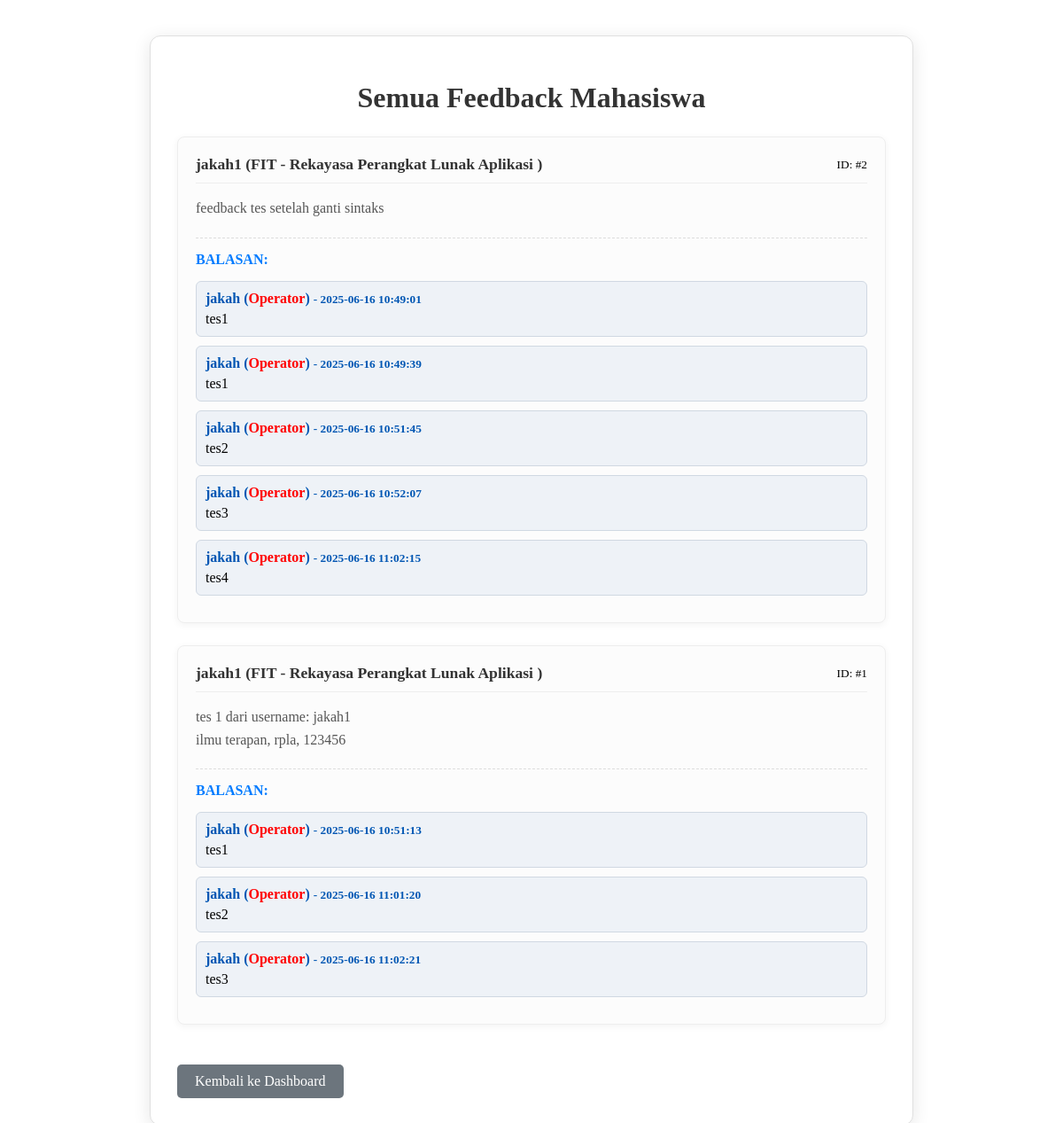
Page /php/feedbacksayaa.php (signed in) on the committed database.
### tables this page shows
CREATE TABLE `feeback` (
  `id` int(11) NOT NULL,
  `nama` varchar(100) NOT NULL,
  `fakultas` varchar(100) NOT NULL,
  `prodi` varchar(100) NOT NULL,
  `feedback` text DEFAULT NULL,
  `reply` text DEFAULT NULL
);

CREATE TABLE `feedback_replies` (
  `id` int(11) NOT NULL,
  `feedback_id` int(11) NOT NULL,
  `user_id` int(11) NOT NULL,
  `username_replier` varchar(50) NOT NULL,
  `role_replier` varchar(50) NOT NULL,
  `reply_text` text DEFAULT NULL,
  `created_at` timestamp NOT NULL DEFAULT current_timestamp()
);

### php/feedbacksayaa.php (the view, shortened to what this page needs)
<?php
require_once "koneksi.php";
$sql_all_feedback = "SELECT id, nama, fakultas, prodi, feedback FROM feeback ORDER BY id DESC";
$result_all_feedback = mysqli_query($conn, $sql_all_feedback);
?>
<!DOCTYPE html>
<html lang="id">
<head>
    <link rel="stylesheet" href="../css/feedbacksayaa.css">
</head>
<body>
    <div class="feedback-container-wrapper">
        <h1 class="feedback-list-header">Semua Feedback Mahasiswa</h1>
        <?php if (mysqli_num_rows($result_all_feedback) > 0): ?>
            <?php while ($feedback_row = mysqli_fetch_assoc($result_all_feedback)): ?>
                <div class="feedback-item">
                    <div class="feedback-header">
                        <div class="info">
                            <?php echo htmlspecialchars($feedback_row['nama']); ?> (<?php echo htmlspecialchars($feedback_row['fakultas']); ?> - <?php echo htmlspecialchars($feedback_row['prodi']); ?>)
                        </div>
                        <small>ID: #<?php echo htmlspecialchars($feedback_row['id']); ?></small>
                    </div>
                    <div class="feedback-body">
                        <?php echo nl2br(htmlspecialchars($feedback_row['feedback'])); ?>
                    </div>
                    <div class="feedback-replies-section">
                        <h4>Balasan:</h4>
                        <?php
                        $sql_replies = "SELECT username_replier, role_replier, reply_text, created_at
                                        FROM feedback_replies
                                        WHERE feedback_id = '" . mysqli_real_escape_string($conn, $feedback_row['id']) . "'
                                        ORDER BY created_at ASC";
                        $result_replies = mysqli_query($conn, $sql_replies);
                        if ($result_replies && mysqli_num_rows($result_replies) > 0) {
                            while ($reply_row = mysqli_fetch_assoc($result_replies)) {
                                $role_class = ($reply_row['role_replier'] === 'operator') ? 'role-operator' : 'role-mahasiswa';
                                echo "<div class='reply-item'>";
                                echo "<div class='reply-header'>";
                                echo htmlspecialchars($reply_row['username_replier']) . " (<span class='" . $role_class . "'>" . htmlspecialchars(ucfirst($reply_row['role_replier'])) . "</span>)";
                                echo " <small> - " . htmlspecialchars($reply_row['created_at']) . "</small>";
                                echo "</div>";
                                echo "<div class='reply-text'>" . nl2br(htmlspecialchars($reply_row['reply_text'])) . "</div>";
                                echo "</div>";
                            }
                        } else {
                            echo "<span class='no-replies'>Belum ada balasan untuk feedback ini.</span>";
                        }
                        ?>
                    </div>
                </div>
            <?php endwhile; ?>
        <?php else: ?>
            <p class="no-feedback-message">Tidak ada feedback saat ini.</p>
        <?php endif; ?>
        <a href="../dasboard.php" class="btn-back">Kembali ke Dashboard</a>
    </div>
</body>
</html>

### css/feedbacksayaa.css (style rules this page uses)
.feedback-container-wrapper { max-width: 800px; margin: 40px auto; background-color: #fff; padding: 30px; border-radius: 12px; box-shadow: 0 4px 20px rgba(0, 0, 0, 0.1); border: 1px solid #e0e0e0; }
.feedback-list-header { text-align: center; color: #333; margin-bottom: 25px; font-size: 2em; }
.feedback-item { border: 1px solid #eee; border-radius: 8px; padding: 20px; margin-bottom: 25px; background-color: #fcfcfc; box-shadow: 0 2px 8px rgba(0, 0, 0, 0.05); }
.feedback-header { display: flex; justify-content: space-between; align-items: center; margin-bottom: 15px; padding-bottom: 10px; border-bottom: 1px solid #eee; }
.feedback-header .info { font-size: 1.1em; font-weight: bold; color: #333; }
.feedback-body { font-size: 1em; line-height: 1.6; color: #555; }
.feedback-replies-section { margin-top: 20px; padding-top: 15px; border-top: 1px dashed #ddd; }
.feedback-replies-section h4 { margin-top: 0; margin-bottom: 15px; color: #007bff; font-size: 1em; text-transform: uppercase; }
.feedback-replies-section .reply-item { margin-bottom: 10px; background-color: #eef2f7; padding: 10px; border-radius: 6px; border: 1px solid #d0d8e2; }
.feedback-replies-section .reply-header { font-weight: bold; margin-bottom: 5px; color: #0056b3; }
.feedback-replies-section .reply-header .role-operator { color: #ff0000; }
.btn-back { display: inline-block; padding: 10px 20px; background-color: #6c757d; color: white; text-decoration: none; border-radius: 5px; margin-top: 20px; text-align: center; width: fit-content; }

### rows in the picture
feeback: nama "jakah1", fakultas "FIT", prodi "Rekayasa Perangkat Lunak Aplikasi", id "2", feedback "feedback tes setelah ganti sintaks"
feedback_replies: username_replier "jakah", role_replier "Operator", created_at "2025-06-16 10:49:01", reply_text "tes1"
feedback_replies: username_replier "jakah", role_replier "Operator", created_at "2025-06-16 10:49:39", reply_text "tes1"
feedback_replies: username_replier "jakah", role_replier "Operator", created_at "2025-06-16 10:51:45", reply_text "tes2"
feedback_replies: username_replier "jakah", role_replier "Operator", created_at "2025-06-16 10:52:07", reply_text "tes3"
feedback_replies: username_replier "jakah", role_replier "Operator", created_at "2025-06-16 11:02:15", reply_text "tes4"
feeback: nama "jakah1", fakultas "FIT", prodi "Rekayasa Perangkat Lunak Aplikasi", id "1", feedback "tes 1 dari username: jakah1 ilmu terapan, rpla, 123456"
feedback_replies: username_replier "jakah", role_replier "Operator", created_at "2025-06-16 10:51:13", reply_text "tes1"
feedback_replies: username_replier "jakah", role_replier "Operator", created_at "2025-06-16 11:01:20", reply_text "tes2"
feedback_replies: username_replier "jakah", role_replier "Operator", created_at "2025-06-16 11:02:21", reply_text "tes3"
